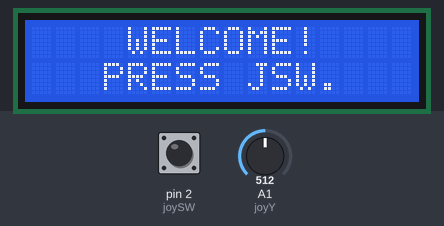
Simulated run of this sketch. Board: Arduino Uno, built with avr-gcc and run on an emulated ATmega328P. Parts: 16×2 character LCD. The test bench sets the inputs (shaded band); at power-on: pin 2 (joySW) HIGH, A1 (joyY) = 512.

Above: at 0.8 s.
0.9 s: pin 2 (joySW) pulled LOW for 0.15 s
At 1.8 s:
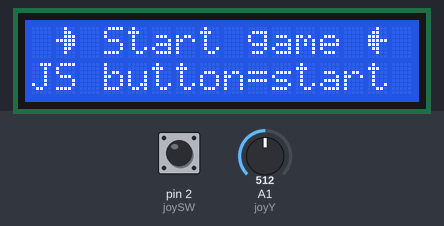
2.9 s: A1 (joyY) set to 594
4.4 s: A1 (joyY) set to 619
At 5.3 s:
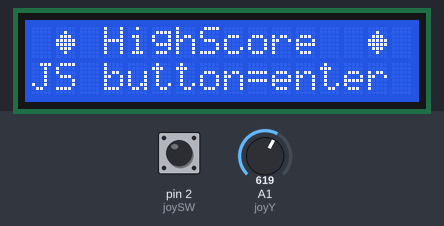
Timing chart, 0 to 7.4 s (numbered marks = the images above; inputs shaded):
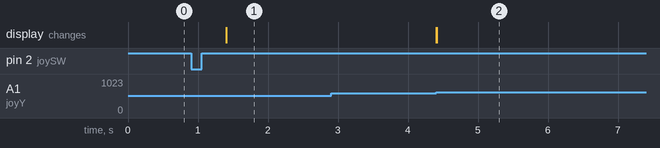

Measured:
- the behaviour switches between 600 and 601 on A1 (joyY) (found by bisection; images 1 and 2)
- after the input at 0.9 s, the display: changes after 0.51 s (image 1)
- after the input at 2.9 s, every drawn part: stays the same
- after the input at 4.4 s, the display: first changes at once (image 2 shows a later state)

The sketch:

h8-menu.ino
```cpp
#include <LiquidCrystal.h>

#define LCD_WIDTH 16

const byte rs = 9;
const byte en = 8;
const byte d4 = 7;
const byte d5 = 6;
const byte d6 = 5;
const byte d7 = 4;
LiquidCrystal lcd(rs, en, d4, d5, d6, d7);

const int joyX = A0;
const int joyY = A1;
const int joySW =  2;

int xValue = 0;
int yValue = 0;
int minThreshold = 400;
int maxThreshold = 600;
bool joyMovedX = false;
bool joyMovedY = false;
bool swState = false;
bool lastSwState = false;


byte leftArr[8] = {
  B00100,
  B01100,
  B11100,
  B11111,
  B11100,
  B01100,
  B00100,
  B00000
};
byte rightArr[8] = {
  B00100,
  B00110,
  B00111,
  B11111,
  B00111,
  B00110,
  B00100,
  B00000
};

byte bell[8] = {
  B00100,
  B01110,
  B01110,
  B01110,
  B11111,
  B00000,
  B00100,
  B00000

};
byte crown[8] = {
  B00000,
  B00100,
  B01110,
  B11111,
  B11111,
  B01110,
  B00100,
  B00000
};
byte questionmark[8] = {
  B00110,
  B01001,
  B01001,
  B00001,
  B00010,
  B00100,
  B00000,
  B00100
};
int score = 0;
int highscore = 0;
long playMillis = 0;

enum MenuStates {
  START_GAME, HIGH_SCORE, SETTINGS, ABOUT, PLAYING, DETAILS
} menuState;

bool displayAboutText = false;

void setup() {
  lcd.begin(16, 2);
  lcd.createChar(0, leftArr);
  lcd.createChar(1, rightArr);
  lcd.createChar(2, bell);
  lcd.createChar(3, crown);
  lcd.createChar(4, questionmark);

  pinMode(joySW, INPUT_PULLUP);

  showIntroMessage("PRESS JSW.");


  menuState = START_GAME;
}

void loop() {
  switch(menuState) {
    case START_GAME:
      lcd.setCursor(1, 0);
      lcd.write(byte(1));
      centerTextOnLcd("Start game", 0);
      lcd.setCursor(14, 0);
      lcd.write(byte(0));
      centerTextOnLcd("JS button=start", 1);
      break;

    case HIGH_SCORE:
        lcd.setCursor(1,0);
        lcd.write(byte(3));
        centerTextOnLcd("HighScore", 0);
        lcd.setCursor(14, 0);
        lcd.write(byte(3));
        centerTextOnLcd("JS button=enter", 1);

        break;

    case SETTINGS:
      lcd.setCursor(1, 0);
      lcd.write(byte(2));
      centerTextOnLcd("Settings", 0);
      lcd.setCursor(14, 0);
      lcd.write(byte(2));
      centerTextOnLcd("JS button=enter", 1);
      break;

    case ABOUT:
      lcd.setCursor(1, 0);
      lcd.write(byte(4));
      centerTextOnLcd("About", 0);
      lcd.setCursor(14, 0);
      lcd.write(byte(4));
      centerTextOnLcd("JS button=enter", 1);
      break;


    case DETAILS:
      lcd.setCursor(1, 0);
      centerTextOnLcd("Joc creat de", 0);
      centerTextOnLcd("Marian Matea", 1);
      break;

  }
  joystickEventCheck();

}
void showIntroMessage(const char* message) {
  lcd.clear();
  centerTextOnLcd("WELCOME!", 0); // Afiseaza mesajul introductiv centrat pe prima linie

  // Afiseaza mesajul primit ca parametru centrat pe a doua linie
  centerTextOnLcd(message, 1);

  while(digitalRead(joySW) == HIGH);
  delay(500);

  lcd.clear();
}

void centerTextOnLcd(String text, short line) {   ///afiseaza textul - *text* centrat - la linia -*line*
  short l = text.length();
  short spaces = (LCD_WIDTH - l) / 2; /// LCD width - latimea totala a ecranului lcd --- formula pentru nr spatii necesare pt a centra textul
  lcd.setCursor(spaces, line);
  lcd.print(text);
}

void changeMenuState(bool fw) { /// primim un bool pentru a decide in ce directie mergem -> (true - inainte) -> (false - inapoi)
  if(fw) {
    if(menuState == 3) {
      menuState = 0;
    } else {
      menuState = menuState + 1;
    }
  } else {
    if(menuState == 0) {
      menuState = 3;
    } else {
      menuState = menuState - 1;
    }
  }
  lcd.clear();
}
void joystickEventCheck() {
  yValue = analogRead(joyY);
  if (yValue > maxThreshold && joyMovedY == false) {
    switch(menuState) {
      case START_GAME:
      case HIGH_SCORE:
      case SETTINGS:
      case PLAYING:
        changeMenuState(true); // inapoi în meniu
        break;
    }
    joyMovedY = true;
  }
  if (yValue < minThreshold && joyMovedY == false) {
    switch(menuState) {
      case START_GAME:
      case HIGH_SCORE:
      case SETTINGS:
      case ABOUT:
        changeMenuState(false); // inainte în meniu
        break;
    }
    joyMovedY = true;
  }

  if (yValue >= minThreshold && yValue <= maxThreshold) {
    joyMovedY = false;
  }

  swState= digitalRead(joySW);
  if (swState !=  lastSwState) {
    if (swState == LOW) {
      switch(menuState) {
        case ABOUT:
        menuState=DETAILS;
        lcd.clear();
        break;
        case DETAILS:
        menuState=ABOUT;
        lcd.clear();
        break;
      }
    }
    lastSwState = swState;
  }

}
```
